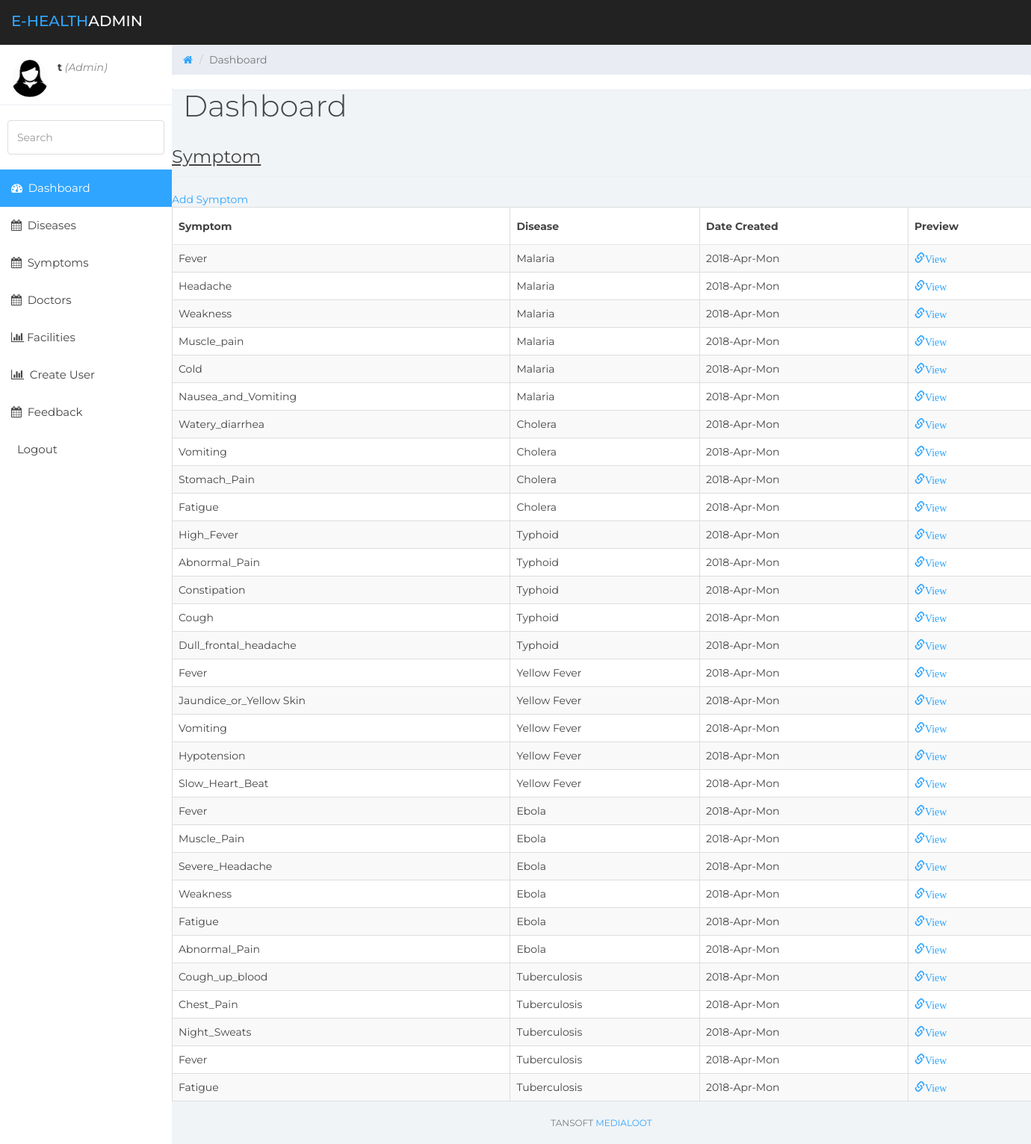
The app's page /admin/view_symptom.php (signed in) with its own data.
### tables this page shows
CREATE TABLE `symptoms` (
  `id` int(11) NOT NULL,
  `name` text NOT NULL,
  `notes` varchar(250) NOT NULL,
  `date_created` varchar(200) DEFAULT NULL,
  `disease_id` int(11) NOT NULL
);

CREATE TABLE `disease` (
  `id` int(11) NOT NULL,
  `disease` varchar(100) NOT NULL,
  `notes` varchar(100) NOT NULL,
  `cutoff` varchar(10) NOT NULL,
  `date_created` varchar(250) NOT NULL
);

### admin/view_symptom.php (the view, shortened to what this page needs)
<!DOCTYPE html>
<html>
<head>
    <link href="../assets/css/bootstrap.min.css" rel="stylesheet">
    <link href="../assets/css/font-awesome.min.css" rel="stylesheet">
    <link href="../assets/css/datepicker3.css" rel="stylesheet">
    <link href="../assets/css/styles.css" rel="stylesheet">
</head>
<body>
<nav class="navbar navbar-custom navbar-fixed-top" role="navigation">
    <div class="container-fluid">
        <div class="navbar-header">
            <a class="navbar-brand" href="#"><span>E-health</span>Admin</a>
        </div>
    </div>
</nav>
<div id="sidebar-collapse" class="col-sm-3 col-lg-2 sidebar">
    <div class="profile-sidebar">
        <div class="profile-userpic">
            <img src="../images/admin_profile.png" class="img-responsive">
        </div>
        <div class="profile-usertitle">
            <div>
                <?php if (isset($_SESSION['user'])) : ?>
                    <strong><?php echo $_SESSION['user']['username']; ?></strong>
                    <i style="color: #888;">(<?php echo ucfirst($_SESSION['user']['user_type']); ?>)</i>
                    <br>
                <?php endif ?>
            </div>
        </div>
    </div>
    <form role="search">
        <div class="form-group">
            <input type="text" class="form-control" placeholder="Search">
        </div>
    </form>
    <ul class="nav menu">
        <li class="active"><a href="index.html"><em class="fa fa-dashboard">&nbsp;</em> Dashboard</a></li>
        <li><a href="view_disease.php"><em class="fa fa-calendar">&nbsp;</em> Diseases</a></li>
        <li><a href="view_symptom.php"><em class="fa fa-calendar">&nbsp;</em> Symptoms</a></li>
        <li><a href="view_doctors.php"><em class="fa fa-calendar">&nbsp;</em> Doctors</a></li>
        <li><a href="view_facility.php"><em class="fa fa-bar-chart">&nbsp;</em>Facilities</a></li>
        <li><a href="create_user.php"><em class="fa fa-bar-chart">&nbsp;</em> Create User</a></li>
        <li><a href="feedback.php"><em class="fa fa-calendar">&nbsp;</em> Feedback</a></li>
        <li><a href="home.php?logout='1'">&nbsp;</em> Logout</a></li>
    </ul>
</div>
<div class="col-sm-9 col-sm-offset-3 col-lg-10 col-lg-offset-2 main">
    <div class="row">
        <ol class="breadcrumb">
            <li><a href="#">
                    <em class="fa fa-home"></em>
                </a></li>
            <li class="active">Dashboard</li>
        </ol>
    </div>
    <div class="row">
        <div class="col-lg-12">
            <h1 class="page-header">Dashboard</h1>
        </div>
        <div class="panel panel-container">
        </div>
        <div class="container">
            <div class="row">
                <div class="page-header">
                    <font size="5">
                        <u>Symptom</u>
                    </font>
                </div>
                <div>
                    <a href="create_symptom.php">Add Symptom</a>
                </div>
            </div>
            <div class="row">
                <table id="myTable" class="table table-bordered table-striped">
                    <thead>
                    <tr>
                        <th>Symptom</th>
                        <th>Disease</th>
                        <th>Date Created</th>
                        <th>Preview</th>
                    </tr>
                    </thead>
                    <?php
                    include('../conn.php');
                    $select1 = "SELECT s.name as symptom, d.disease as disease_name, s.date_created,s.notes FROM symptoms s, disease d WHERE s.`disease_id`=d.id";
                    $run_select = mysqli_query($conn, $select1);
                    while ($rows = mysqli_fetch_array($run_select)) {
                        $symptom = $rows['symptom'];
                        $disease_name = $rows['disease_name'];
                        $date_created = $rows['date_created'];
                        ?>
                        <tr>
                            <td><?php echo $symptom; ?></td>
                            <td><?php echo $disease_name; ?></td>
                            <td><?php echo $date_created; ?></td>
                            <td><a href="#" class="glyphicon glyphicon-link">View</a></span></td>
                        </tr>
                        <?php
                    }
                    ?>
                </table>
            </div>
        </div>
        <div class="row">
            <div class="col-sm-12">
                <p class="back-link">Tansoft <a href="#">Medialoot</a></p>
            </div>
        </div>
    </div>
</div>
</body>
</html>

### assets/css/styles.css (style rules this page uses)
body { background: #f1f4f7; padding-top: 60px; font-size: 14px; color: #444444; font-family: "Montserrat", "Helvetica Neue", Helvetica, Arial, sans-serif; }
p { color: #777; }
a, a:hover, a:focus { color: #30a5ff; }
h1, h2, h3, h4, h5, h6 { color: #444444; }
h1 { font-weight: 300; font-size: 40px; }
input.form-control { border: 1px solid #ddd; box-shadow: none; height: 46px; }
.navbar-custom { background: #222; height: 60px; }
.navbar-header .navbar-brand { color: #fff; font-size: 20px; text-transform: uppercase; font-weight: 500; height: 60px; padding-top: 18px; }
.navbar-header .navbar-brand span { color: #30a5ff; }
.panel { border: 0; }
.panel-container { padding-top: 20px; }
.navbar { border: 0; }
.sidebar { display: block; padding: 0; display: none; box-shadow: none; background: #fff; }
.sidebar ul { margin: 20px 0px; }
.sidebar form { padding: 10px 0 0 0; margin: 10px 10px 20px 10px; }
@media (min-width: 768px) { .sidebar { display: block; position: fixed; top: 60px; bottom: 0; left: 0; z-index: 1000; display: block; margin: 0; padding: 0; overflow-x: hidden; overflow-y: auto; } }
@media (min-width: 768px) { .navbar-header { width: 100%; } }
.sidebar ul.nav .active a, .sidebar ul.nav li.parent a.active, .sidebar ul.nav .active > a:hover, .sidebar ul.nav li.parent a.active:hover, .sidebar ul.nav .active > a:focus, .sidebar ul.nav li.parent a.active:focus { color: #fff; background-color: #30a5ff; }
.sidebar ul.nav li a { height: 50px; font-size: 15px; line-height: 2em; color: #444444; }
.profile-sidebar { padding: 10px 0; border-bottom: 1px solid #e9ecf2; }
.profile-userpic img { float: left; margin: 10px 0px 0px 15px; width: 50px; height: 50px; border-radius: 9999px !important; }
.profile-usertitle { float: left; text-align: left; margin: 10px 0 0 12px; }
.breadcrumb { border-radius: 0; padding: 10px 15px 10px 15px; background: #e9ecf2; margin: 0; }
h1.page-header { margin-top: 20px; border-bottom: 0; }
.table { background: #fff; }
.table > thead > tr > th { border-bottom: 1px solid #e6e7e8; vertical-align: middle; height: 50px; }
p.back-link { text-align: center; margin-bottom: 20px; font-size: 12px; text-transform: uppercase; }

### records on screen
symptoms: name "Fever", disease.disease "Malaria", date_created "2018-Apr-Mon"
symptoms: name "Headache", disease.disease "Malaria", date_created "2018-Apr-Mon"
symptoms: name "Weakness", disease.disease "Malaria", date_created "2018-Apr-Mon"
symptoms: name "Muscle_pain", disease.disease "Malaria", date_created "2018-Apr-Mon"
symptoms: name "Cold", disease.disease "Malaria", date_created "2018-Apr-Mon"
symptoms: name "Nausea_and_Vomiting", disease.disease "Malaria", date_created "2018-Apr-Mon"
symptoms: name "Watery_diarrhea", disease.disease "Cholera", date_created "2018-Apr-Mon"
symptoms: name "Vomiting", disease.disease "Cholera", date_created "2018-Apr-Mon"
symptoms: name "Stomach_Pain", disease.disease "Cholera", date_created "2018-Apr-Mon"
symptoms: name "Fatigue", disease.disease "Cholera", date_created "2018-Apr-Mon"
symptoms: name "High_Fever", disease.disease "Typhoid", date_created "2018-Apr-Mon"
symptoms: name "Abnormal_Pain", disease.disease "Typhoid", date_created "2018-Apr-Mon"
symptoms: name "Constipation", disease.disease "Typhoid", date_created "2018-Apr-Mon"
symptoms: name "Cough", disease.disease "Typhoid", date_created "2018-Apr-Mon"
symptoms: name "Dull_frontal_headache", disease.disease "Typhoid", date_created "2018-Apr-Mon"
symptoms: name "Fever", disease.disease "Yellow Fever", date_created "2018-Apr-Mon"
symptoms: name "Jaundice_or_Yellow Skin", disease.disease "Yellow Fever", date_created "2018-Apr-Mon"
symptoms: name "Vomiting", disease.disease "Yellow Fever", date_created "2018-Apr-Mon"
symptoms: name "Hypotension", disease.disease "Yellow Fever", date_created "2018-Apr-Mon"
symptoms: name "Slow_Heart_Beat", disease.disease "Yellow Fever", date_created "2018-Apr-Mon"
symptoms: name "Fever", disease.disease "Ebola", date_created "2018-Apr-Mon"
symptoms: name "Muscle_Pain", disease.disease "Ebola", date_created "2018-Apr-Mon"
symptoms: name "Severe_Headache", disease.disease "Ebola", date_created "2018-Apr-Mon"
symptoms: name "Weakness", disease.disease "Ebola", date_created "2018-Apr-Mon"
symptoms: name "Fatigue", disease.disease "Ebola", date_created "2018-Apr-Mon"
symptoms: name "Abnormal_Pain", disease.disease "Ebola", date_created "2018-Apr-Mon"
symptoms: name "Cough_up_blood", disease.disease "Tuberculosis", date_created "2018-Apr-Mon"
symptoms: name "Chest_Pain", disease.disease "Tuberculosis", date_created "2018-Apr-Mon"
symptoms: name "Night_Sweats", disease.disease "Tuberculosis", date_created "2018-Apr-Mon"
symptoms: name "Fever", disease.disease "Tuberculosis", date_created "2018-Apr-Mon"
symptoms: name "Fatigue", disease.disease "Tuberculosis", date_created "2018-Apr-Mon"

### other values on screen
$_SESSION['user']['username'] "t"
$_SESSION['user']['user_type'] "Admin"
